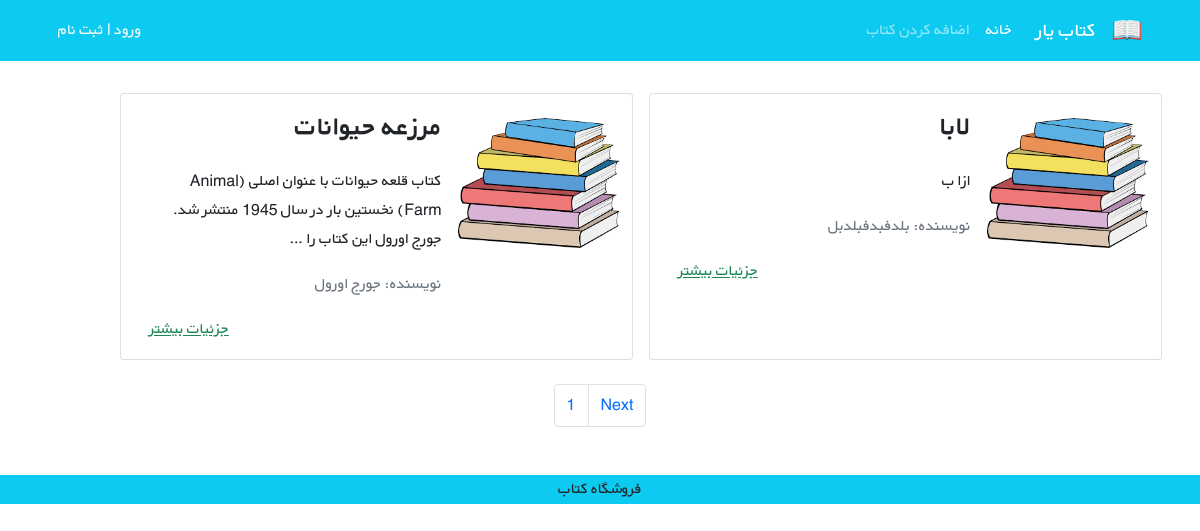
The page /books/ on the database as committed earlier.
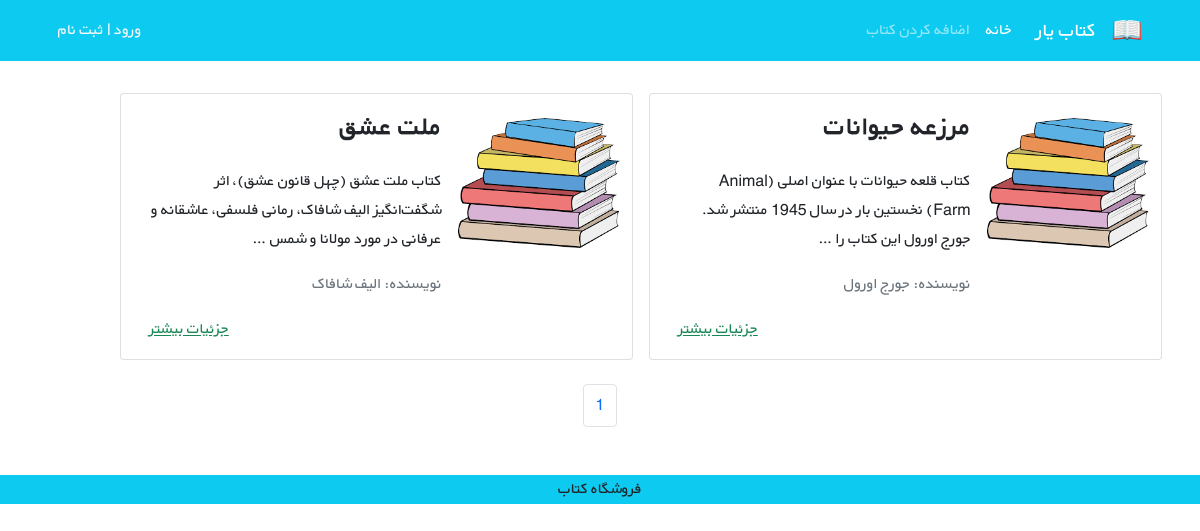
The same page on the database as committed later.
### books/models.py (models this page shows, shortened)
class BaseModel(models.Model):
    created_at = models.DateTimeField(auto_now_add=True)
    updated_at = models.DateTimeField(auto_now=True)
    class Meta:
        abstract = True

class Book(BaseModel):
    class Meta:
        verbose_name = 'Book'
        verbose_name_plural = 'Books'
    title = models.CharField(max_length=200)
    author = models.CharField(max_length=200)
    description = models.TextField()
    price = models.DecimalField(max_digits=8, decimal_places=2)
    cover = models.ImageField(upload_to='covers/', blank=True)
    def get_absolute_url(self):
        return reverse('book_detail', args=[self.pk])

### books/views.py (the view)
# urls.py: path('', views.BookListView.as_view(), name='books_list'),
class BookListView(generic.ListView):
    template_name = 'books/books_list.html'
    context_object_name = 'books'
    paginate_by = 2
    queryset = Book.objects.all().order_by('-created_at')

### books/templates/books/books_list.html (shortened to what this page needs)
{% extends '_base.html' %}
{% load static %}
{% block content %}
    <div class="container mt-4">
        <div class="row flex-row-reverse ">
            {% for book in books %}
                <div class="card m-2" style="max-width: 45%">
                    <div class="row g-0 h-100" dir="rtl">
                        <div class="col-md-4">
                            {% if book.cover %}
                                <img src="{{ book.cover.url }}" class="img-fluid rounded-start mt-4" alt="...">
                            {% else %}
                                <img src="{% static 'image/cover.png' %}" class="img-fluid rounded-start mt-4"
                                     alt="...">
                            {% endif %}
                        </div>
                        <div class="col-md-8 h-100">
                            <div class="d-flex flex-column justify-content-between h-100">
                                <div class="card-body">
                                    <h3 class="card-title "><strong>{{ book.title }}</strong></h3>
                                    <p class="card-text pt-3">{{ book.description | truncatewords:20 }}</p>
                                    <p class="text-muted">نویسنده: {{ book.author }}</p>
                                    <a class="float-start text-success" href="{{ book.get_absolute_url }}">جزئیات
                                        بیشتر</a>
                                </div>
                            </div>
                        </div>
                    </div>
                </div>
            {% endfor %}
        </div>
    </div>
    <nav aria-label="Page navigation">
        <ul class="pagination d-flex justify-content-center mt-3">
            <li class="page-item"><a class="page-link" href="#">{{ page_obj.number }}</a></li>
            {% if page_obj.has_next %}
                <li class="page-item"><a class="page-link"
                                         href="?page={{ page_obj.next_page_number }}">Next</a>
                </li>
            {% endif %}
        </ul>
    </nav>
{% endblock %}

### templates/_base.html (shortened to what this page needs)
{% load static %}
<!DOCTYPE html>
<html lang="en">
<head>
    <link rel="stylesheet" href="https://cdnjs.cloudflare.com/ajax/libs/font-awesome/4.7.0/css/font-awesome.min.css">
    <link href="https://cdn.jsdelivr.net/npm/bootstrap@5.1.3/dist/css/bootstrap.min.css" rel="stylesheet"
>
    <link rel="stylesheet" href="{% static 'css/style.css' %}">
</head>
<body>
<nav class="navbar navbar-expand-lg navbar-dark bg-info" dir="rtl">
    <div class="container">
        <a class="navbar-brand" href="#">
            <img src="{% static 'icons/book.png' %}" alt="" height="30"
                 class="d-inline-block align-text-top">
        </a>
        <a class="navbar-brand mx-3" href="#">کتاب یار</a>
        <div class="collapse navbar-collapse" id="navbarNavAltMarkup">
            <div class="navbar-nav">
                <a class="nav-link active" aria-current="page" href="{% url 'home' %}">خانه</a>
                <a class="nav-link" href="{% url 'book_create' %}">اضافه کردن کتاب</a>
            </div>
        </div>
        <div class="mx-2 text-white ">
            {% if user.is_authenticated %}
                <button class="text-white btn btn-link text-decoration-none"> خوش آمدی {{ user.username }}
                </button>
                |
                <form method="post" action="{% url 'logout' %}" class="float-start">
                    {% csrf_token %}
                    <button type="submit" class="link-light btn btn-link mb-1 float-left">خروج</button>
                </form>
                </div>
            {% else %}
                <div class="mx-2 text-white">
                        <a class="link-light text-decoration-none" href="{% url 'login' %}">ورود</a> |
                        <a class="link-light text-decoration-none" href="{% url 'signup' %}"> ثبت نام </a>
                </div>
            {% endif %}
    </div>
</nav>
{% block content %}
{% endblock %}
<footer class="bg-info text-center text-lg-start mt-5">
    <div class="text-center bg-grey">
        <p>فروشگاه کتاب</p>
    </div>
</footer>
</body>
</html>

### static/css/style.css (style rules this page uses)
* { font-family: 'BYekan', sans-serif; line-height: 1.8rem; }

Rows that differ between the two databases and show on the page:
removed Book: title "لابا", description "ازا ب", author "بلدفبدفبلدبل"
now on this page (row unchanged): Book: title "ملت عشق", description "کتاب ملت عشق (چهل قانون عشق)، اثر شگفت‌انگیز الیف شافاک، رمانی فلسفی، عاشقانه و عرفانی در مورد مولانا و شمس …", author "الیف شافاک"
Other text that changed with them:
text no longer shown: "Next"
